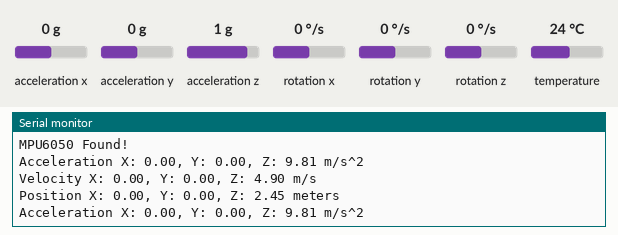
Recording of a sketch running on a simulated ESP32. Shown: the last lines printed to the serial monitor. The inputs (shaded band) are chosen by the test bench; at power-on: acceleration x 0 g, acceleration y 0 g, acceleration z 1 g, rotation x 0 °/s, rotation y 0 °/s, rotation z 0 °/s, temperature 24 °C. WiFi joins after 1.5 s; servers stay silent unless stated.

Above: at 3.3 s.
3.4 s: acceleration x set to -1.4 g
At 3.68 s:
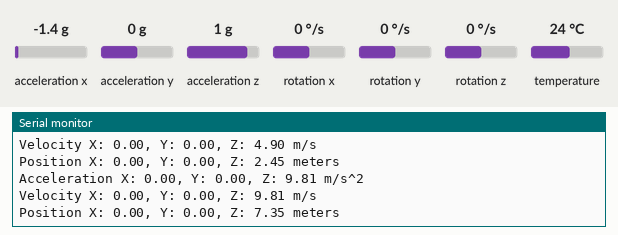
4.9 s: acceleration y set to -1.4 g
At 5.6 s:
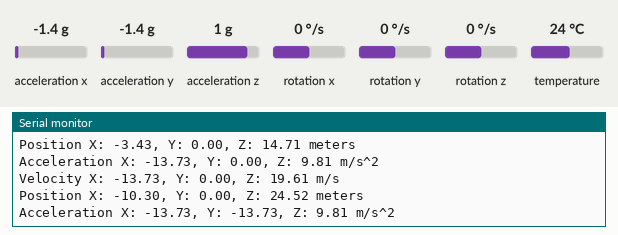
6.4 s: acceleration z set to -1.4 g
At 7.0 s:
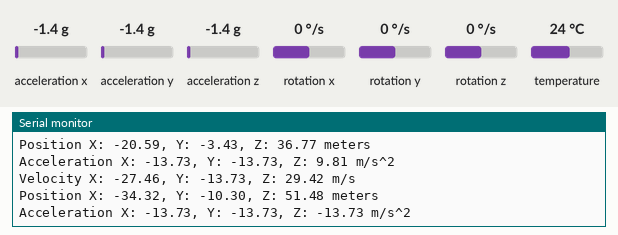
Timing chart, 0 to 9.4 s (numbered marks = the images above; inputs shaded):
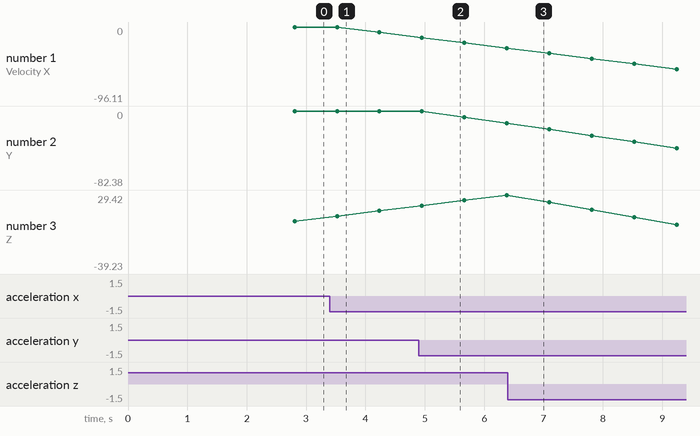

Measured:
- after the input at 4.9 s, the serial monitor: prints a new line after 0.26 s (image 2)
- after the input at 6.4 s, the serial monitor: prints a new line after 0.19 s (image 3)
- plotted number 1: 0 → -6.86 after the input at 3.4 s
- plotted number 3: 29.42 → -39.23 after the input at 6.4 s

The sketch:

velociutus.ino
```cpp
#include <WiFi.h>
#include <Adafruit_MPU6050.h>
#include <Adafruit_Sensor.h>
#include <Wire.h>
Adafruit_MPU6050 mpu;


const char *ssid = "ESP32-Receiver1"; // Change to the receiver's SSID
const char *password = "password123";   // Change to the receiver's password

const char *receiverIP = "192.168.4.1"; // IP address of the receiver

 float velocity_x = 0.0;
float velocity_y = 0.0;
float velocity_z = 0.0;

float position_x = 0.0;
float position_y = 0.0;
float position_z = 0.0;
WiFiClient client;

void setup() {
  Serial.begin(115200);
  WiFi.begin(ssid, password);

  while (WiFi.status() != WL_CONNECTED) {
    delay(1000);
    Serial.println("Connecting to WiFi...");
  }

  Serial.println("Connected to WiFi");
  while (!Serial)
  delay(10); // will pause Zero, Leonardo, etc until serial console opens

Serial.println("Adafruit MPU6050 test!");

// Try to initialize!
if (!mpu.begin()) {
  Serial.println("Failed to find MPU6050 chip");
  while (1) {
    delay(10);
  }
}
Serial.println("MPU6050 Found!");

Serial.println("");
delay(100);
}

void loop() {
  client = WiFiClient();

  if (client.connect(receiverIP, 80)) {
  sensors_event_t a, g, temp;
  mpu.getEvent(&a, &g, &temp);

  /* Print out the values */
  Serial.print("Acceleration X: ");
  Serial.print(a.acceleration.x);
  Serial.print(", Y: ");
  Serial.print(a.acceleration.y);
  Serial.print(", Z: ");
  Serial.print(a.acceleration.z);
  Serial.println(" m/s^2");
  Serial.println("");
  delay(500);

 /* Calculate the velocity using integration */
  float dt = 0.5; // Sample time in seconds (adjust as needed)  incomingReadings.accelX
  // velocity_x += a.acceleration.x * dt;
  velocity_x += a.acceleration.x * dt;
  velocity_y += a.acceleration.y * dt;
  velocity_z += a.acceleration.z * dt;

  /* Calculate the position using integration */
  position_x += velocity_x * dt;
  position_y += velocity_y * dt;
  position_z += velocity_z * dt;

   Serial.print("Velocity X: ");
  Serial.print(velocity_x);
  Serial.print(", Y: ");
  Serial.print(velocity_y);
  Serial.print(", Z: ");
  Serial.print(velocity_z);
  Serial.println(" m/s");

  Serial.print("Position X: ");
  Serial.print(position_x);
  Serial.print(", Y: ");
  Serial.print(position_y);
  Serial.print(", Z: ");
  Serial.print(position_z);
  Serial.println(" meters");

  Serial.println("");

  client.print(a.acceleration.x);
  client.print(",");
  client.print(a.acceleration.y);
  client.print(",");
  client.print(a.acceleration.z);
  client.stop();
  }


  delay(10); // Adjust delay if needed
}
```
